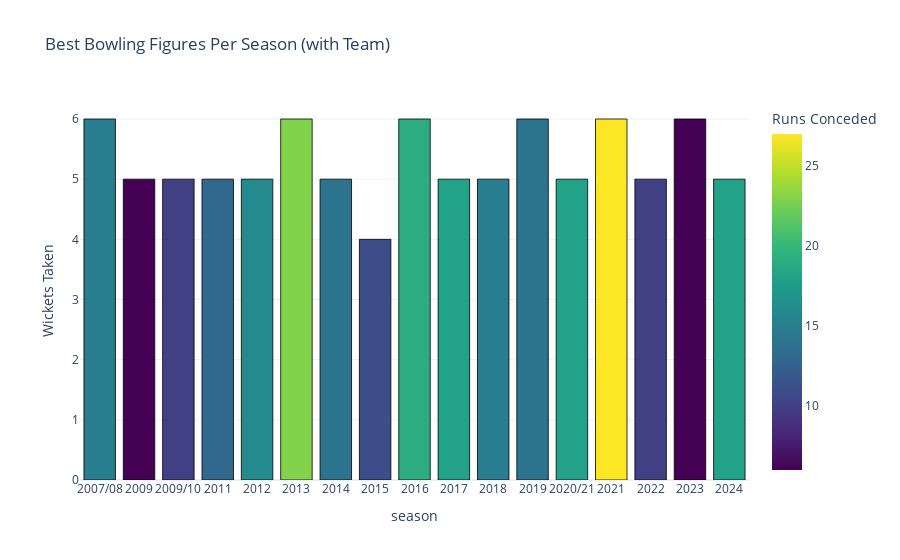

This figure's notebook cell:
### Code cell
import pandas as pd
import plotly.express as px

# Merge delivery with match to get season info
delivery_season = delivery.merge(match[['id', 'season']], left_on='match_id', right_on='id')

# Filter only valid dismissals (exclude run outs, etc.)
valid_kinds = ['bowled', 'caught', 'lbw', 'stumped', 'caught and bowled', 'hit wicket']
valid_wickets = delivery_season[delivery_season['dismissal_kind'].isin(valid_kinds)]

# Group by match, bowler, and season to calculate wickets and runs
bowling_figures = delivery_season.groupby(['season', 'match_id', 'bowler', 'bowling_team']).agg(
    runs_conceded=('total_runs', 'sum'),
    wickets=('player_dismissed', lambda x: x.notna().sum())
).reset_index()

# Get best bowling per season (most wickets, then least runs)
best_figures = bowling_figures.sort_values(['season', 'wickets', 'runs_conceded'], ascending=[True, False, True])
best_per_season = best_figures.groupby('season').first().reset_index()

# Label: e.g. 5/12 - Bumrah (MI)
best_per_season['label'] = (
    best_per_season['wickets'].astype(str) + '/' +
    best_per_season['runs_conceded'].astype(str) + ' - ' +
    best_per_season['bowler'] + ' (' +
    best_per_season['bowling_team'] + ')'
)

# Plot
fig = px.bar(
    best_per_season,
    x='season',
    y='wickets',
    color='runs_conceded',
    hover_name='label',
    title='Best Bowling Figures Per Season (with Team)',
    labels={'wickets': 'Wickets Taken', 'runs_conceded': 'Runs Conceded'},
    color_continuous_scale='Viridis'
)

fig.update_traces(marker=dict(line=dict(color='black', width=0.8)))
fig.update_layout(template='plotly_white', xaxis=dict(type='category'))

fig.show()

### Figure 1 — Plotly figure (JSON) as saved in the notebook; plotly's stock layout.template omitted (floating-point values rounded to 4 significant figures)
{"data": [{"hovertemplate": "<b>%{hovertext}</b><br><br>season=%{x}<br>Wickets Taken=%{y}<br>Runs Conceded=%{marker.color}<extra></extra>", "hovertext": ["6/15 - Sohail Tanvir (Rajasthan Royals)", "5/6 - A Kumble (Royal Challengers Bangalore)", "5/10 - A Kumble (Royal Challengers Bangalore)", "5/13 - SL Malinga (Mumbai Indians)", "5/16 - RA Jadeja (Chennai Super Kings)", "6/23 - DJG Sammy (Sunrisers Hyderabad)", "5/14 - MM Sharma (Chennai Super Kings)", "4/11 - A Nehra (Chennai Super Kings)", "6/19 - A Zampa (Rising Pune Supergiants)", "5/18 - AJ Tye (Gujarat Lions)", "5/15 - AS Rajpoot (Kings XI Punjab)", "6/14 - AS Joseph (Mumbai Indians)", "5/18 - LH Ferguson (Kolkata Knight Riders)", "6/27 - HV Patel (Royal Challengers Bangalore)", "5/10 - JJ Bumrah (Mumbai Indians)", "6/6 - Akash Madhwal (Mumbai Indians)", "5/18 - Sandeep Sharma (Rajasthan Royals)"], "legendgroup": "", "marker": {"color": [15, 6, 10, 13, 16, 23, 14, 11, 19, 18, 15, 14, 18, 27, 10, 6, 18], "coloraxis": "coloraxis", "line": {"color": "black", "width": 0.8}, "pattern": {"shape": ""}}, "name": "", "orientation": "v", "showlegend": false, "textposition": "auto", "type": "bar", "x": ["2007/08", "2009", "2009/10", "2011", "2012", "2013", "2014", "2015", "2016", "2017", "2018", "2019", "2020/21", "2021", "2022", "2023", "2024"], "xaxis": "x", "y": [6, 5, 5, 5, 5, 6, 5, 4, 6, 5, 5, 6, 5, 6, 5, 6, 5], "yaxis": "y"}], "layout": {"barmode": "relative", "coloraxis": {"colorbar": {"title": {"text": "Runs Conceded"}}, "colorscale": [[0, "#440154"], [0.1111, "#482878"], [0.2222, "#3e4989"], [0.3333, "#31688e"], [0.4444, "#26828e"], [0.5556, "#1f9e89"], [0.6667, "#35b779"], [0.7778, "#6ece58"], [0.8889, "#b5de2b"], [1, "#fde725"]]}, "legend": {"tracegroupgap": 0}, "title": {"text": "Best Bowling Figures Per Season (with Team)"}, "xaxis": {"anchor": "y", "domain": [0, 1], "title": {"text": "season"}, "type": "category"}, "yaxis": {"anchor": "x", "domain": [0, 1], "title": {"text": "Wickets Taken"}}}}
